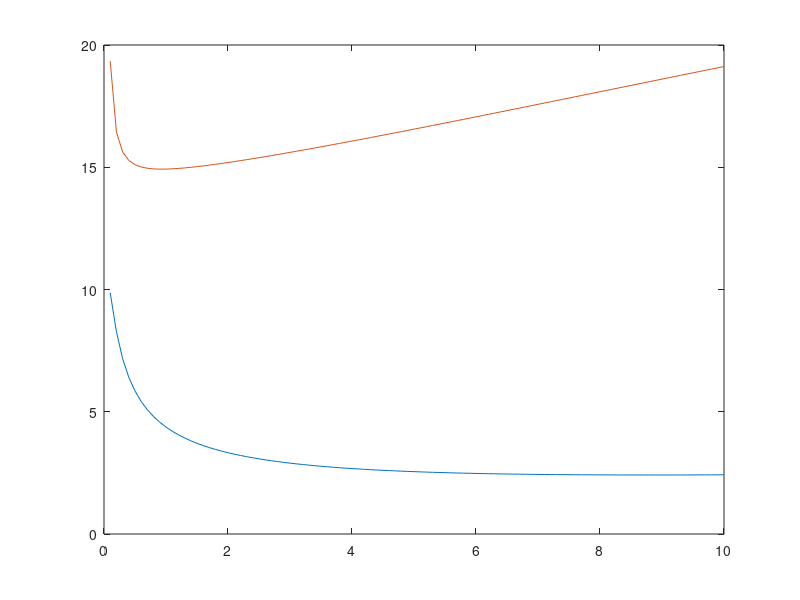

Reproduce this figure in MATLAB.
clear
% close all


k1 = 1;


m1 = 0.1;
m2_vec = linspace(0.1,10,100);
m3 = 10;

k2 = 2;
k3 = 2;
k4 = 1;

num_points = size(m2_vec,2);
freq_ratio = zeros(2,num_points);
for iPoint = 1:num_points
    
    m2 = m2_vec(iPoint);

    K = [k1 + k2, -k2, 0;
        -k2, k2+k3, -k3;
        0, -k3, k3+k4];
    
    M = eye(3).*[m1;m2;m3];

    [evec,eval] = eig(K,M);

    freq = sqrt(diag(eval));

    freq_ratio(:,iPoint) = freq(2:3)/freq(1);
end

figure;
plot(m2_vec,freq_ratio)


% NUM_POINTS = 100;
% stiffness_ratio_21 = linspace(0,1,NUM_POINTS);
% stiffness_ratio_31 = linspace(0,1,NUM_POINTS);
% 
% k1 = 1;
% % syms k2 k3
% freq_ratio_21 = zeros(NUM_POINTS,NUM_POINTS);
% freq_ratio_31 = zeros(NUM_POINTS,NUM_POINTS);
% for iPoint = 1:NUM_POINTS
%     for jPoint = 1:NUM_POINTS
%         k2 = stiffness_ratio_21(iPoint)*k1;
%         k3 = stiffness_ratio_31(jPoint)*k1;
% 
%         K = [k1 + k2, -k2, 0;
%             -k2, k2+k3, -k3;
%             0, -k3, k3];
% 
% 
% 
%         [evec,eval] = eig(K);
% 
%         freq = sqrt(diag(eval));
% 
%         freq_ratio_21(iPoint,jPoint) = freq(2)/freq(1);
%         freq_ratio_31(iPoint,jPoint) = freq(3)/freq(1);
%     end
% end
% 
% 
% [X,Y] = meshgrid(stiffness_ratio_21,stiffness_ratio_31);
% figure;
% tiledlayout("flow")
% nexttile
% mesh(X,Y,freq_ratio_21)
% nexttile
% mesh(X,Y,freq_ratio_31)